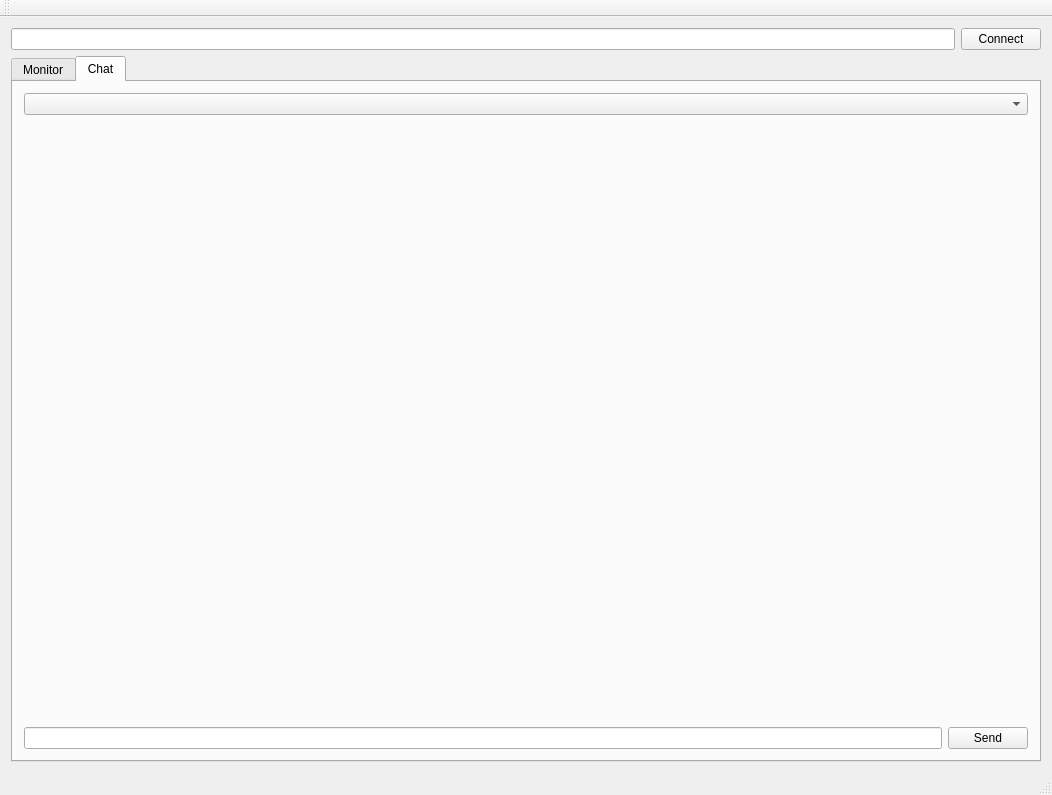
<?xml version="1.0" encoding="UTF-8"?>
<ui version="4.0">
 <class>MainWindow</class>
 <widget class="QMainWindow" name="MainWindow">
  <property name="geometry">
   <rect>
    <x>0</x>
    <y>0</y>
    <width>1052</width>
    <height>795</height>
   </rect>
  </property>
  <property name="sizePolicy">
   <sizepolicy hsizetype="Fixed" vsizetype="Fixed">
    <horstretch>0</horstretch>
    <verstretch>0</verstretch>
   </sizepolicy>
  </property>
  <property name="windowTitle">
   <string>MainWindow</string>
  </property>
  <widget class="QWidget" name="centralWidget">
   <layout class="QVBoxLayout" name="verticalLayout">
    <item>
     <layout class="QHBoxLayout" name="horizontalLayout">
      <item>
       <widget class="QLineEdit" name="lineEdit_2"/>
      </item>
      <item>
       <widget class="QPushButton" name="pushButton">
        <property name="text">
         <string>Connect</string>
        </property>
       </widget>
      </item>
     </layout>
    </item>
    <item>
     <widget class="QTabWidget" name="tabWidget">
      <property name="currentIndex">
       <number>1</number>
      </property>
      <widget class="QWidget" name="tabWidgetMonitor">
       <attribute name="title">
        <string>Monitor</string>
       </attribute>
       <layout class="QVBoxLayout" name="verticalLayout_2">
        <item>
         <widget class="QScrollArea" name="scrollArea">
          <property name="widgetResizable">
           <bool>true</bool>
          </property>
          <widget class="QWidget" name="scrollAreaWidgetContents">
           <property name="geometry">
            <rect>
             <x>0</x>
             <y>0</y>
             <width>1010</width>
             <height>641</height>
            </rect>
           </property>
           <layout class="QVBoxLayout" name="verticalLayout_3">
            <item>
             <widget class="QLabel" name="label_2">
              <property name="text">
               <string/>
              </property>
              <property name="alignment">
               <set>Qt::AlignLeading|Qt::AlignLeft|Qt::AlignTop</set>
              </property>
              <property name="wordWrap">
               <bool>true</bool>
              </property>
             </widget>
            </item>
           </layout>
          </widget>
         </widget>
        </item>
       </layout>
      </widget>
      <widget class="QWidget" name="tabWidgetChat">
       <attribute name="title">
        <string>Chat</string>
       </attribute>
       <layout class="QVBoxLayout" name="verticalLayout_5">
        <item>
         <layout class="QHBoxLayout" name="horizontalLayout_2">
          <item>
           <widget class="QComboBox" name="comboBox"/>
          </item>
         </layout>
        </item>
        <item>
         <layout class="QVBoxLayout" name="verticalLayout_4">
          <item>
           <widget class="QLabel" name="label_4">
            <property name="text">
             <string/>
            </property>
            <property name="alignment">
             <set>Qt::AlignLeading|Qt::AlignLeft|Qt::AlignTop</set>
            </property>
           </widget>
          </item>
          <item>
           <layout class="QHBoxLayout" name="horizontalLayout_4">
            <item>
             <widget class="QLineEdit" name="lineEdit"/>
            </item>
            <item>
             <widget class="QPushButton" name="pushButton_2">
              <property name="text">
               <string>Send</string>
              </property>
             </widget>
            </item>
           </layout>
          </item>
         </layout>
        </item>
       </layout>
      </widget>
     </widget>
    </item>
   </layout>
  </widget>
  <widget class="QMenuBar" name="menuBar">
   <property name="geometry">
    <rect>
     <x>0</x>
     <y>0</y>
     <width>1052</width>
     <height>19</height>
    </rect>
   </property>
  </widget>
  <widget class="QToolBar" name="mainToolBar">
   <attribute name="toolBarArea">
    <enum>TopToolBarArea</enum>
   </attribute>
   <attribute name="toolBarBreak">
    <bool>false</bool>
   </attribute>
  </widget>
  <widget class="QStatusBar" name="statusBar"/>
 </widget>
 <layoutdefault spacing="6" margin="11"/>
 <resources/>
 <connections>
  <connection>
   <sender>lineEdit</sender>
   <signal>returnPressed()</signal>
   <receiver>pushButton_2</receiver>
   <slot>click()</slot>
   <hints>
    <hint type="sourcelabel">
     <x>933</x>
     <y>591</y>
    </hint>
    <hint type="destinationlabel">
     <x>966</x>
     <y>598</y>
    </hint>
   </hints>
  </connection>
  <connection>
   <sender>lineEdit_2</sender>
   <signal>returnPressed()</signal>
   <receiver>pushButton</receiver>
   <slot>click()</slot>
   <hints>
    <hint type="sourcelabel">
     <x>940</x>
     <y>55</y>
    </hint>
    <hint type="destinationlabel">
     <x>974</x>
     <y>62</y>
    </hint>
   </hints>
  </connection>
 </connections>
</ui>
